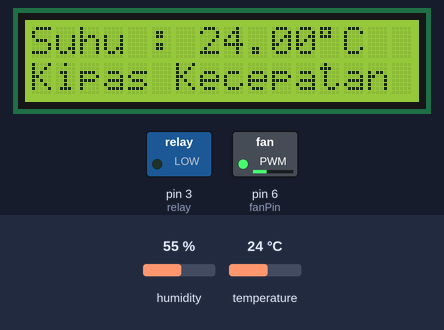
This sketch was run on a simulated Arduino Uno, built with avr-gcc and run on an emulated ATmega328P. Shown: 16×2 character LCD, switched loads named in the sketch (green lamp = pin HIGH). The test bench sets the inputs (shaded band); at power-on: temperature 24 °C, humidity 55 %.

Above: at 4.2 s.
4.3 s: temperature set to 22 °C
At 5.8 s:
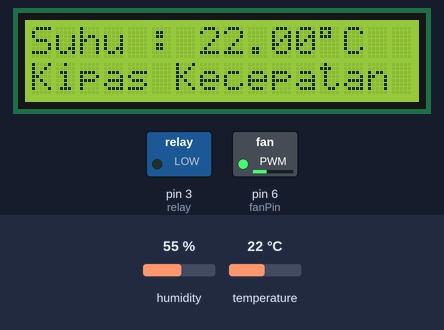
7.1 s: temperature set to 19 °C
At 8.1 s:
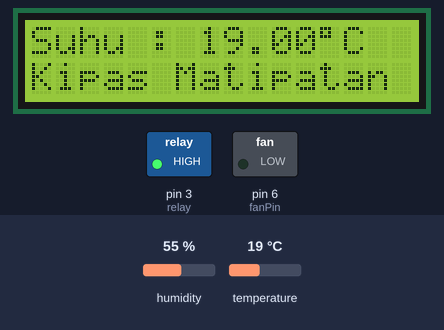
9.9 s: temperature set to 33 °C
At 12.4 s:
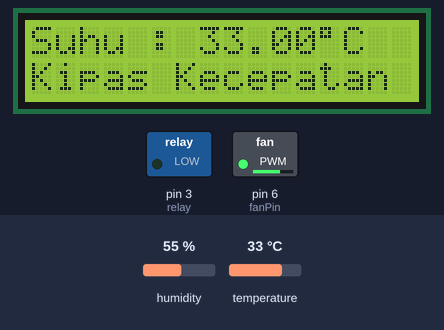
12.9 s: temperature set to 37 °C
At 14.9 s:
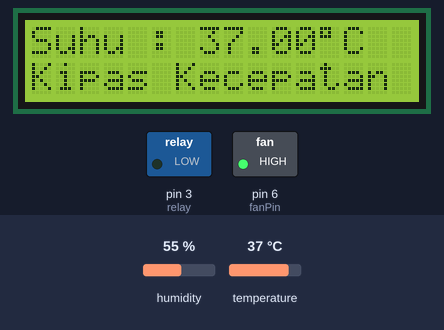
Timing chart, 0 to 16.4 s (numbered marks = the images above; inputs shaded):
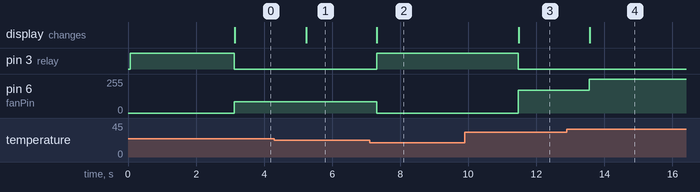

Measured:
- the behaviour switches between 21 and 20 °C on temperature (found by bisection; images 1 and 2)
- the behaviour switches between 35 and 36 °C on temperature (found by bisection; images 3 and 4)
- after the input at 4.3 s, the display: changes after 0.93 s (image 1)
- after the input at 7.1 s, pin 3 (relay): LOW → HIGH after 0.21 s; pin 6 (fanPin): 85/255 → 0/255 after 0.21 s; the display: changes after 0.22 s (image 2)
- after the input at 9.9 s, pin 3 (relay): HIGH → LOW after 1.6 s; pin 6 (fanPin): 0/255 → 170/255 after 1.6 s; the display: changes after 1.6 s (image 3)
- after the input at 12.9 s, pin 6 (fanPin): 170/255 → 255/255 after 0.66 s; the display: changes after 0.67 s (image 4)

The sketch:

kontrol_kipas.ino
```cpp
#include <Wire.h>
#include <LiquidCrystal_I2C.h>
#include "DHT.h"

#define DHTPIN 2           // Pin untuk DHT11 sensor
#define relay 3            // Pin untuk relay (jika diperlukan)
#define DHTTYPE DHT11      // Jenis sensor DHT11
#define fanPin 6           // Pin PWM untuk mengendalikan kecepatan kipas

DHT dht(DHTPIN, DHTTYPE);
LiquidCrystal_I2C lcd(0x27, 16, 2);  // Alamat I2C untuk LCD

void setup() {
  Serial.begin(115200);
  dht.begin();
  lcd.init();
  lcd.backlight();
  pinMode(relay, OUTPUT);
  pinMode(fanPin, OUTPUT);  // Set pin PWM untuk kipas
  digitalWrite(relay, 1);
  lcd.setCursor(0, 0);
  lcd.print("Rio_201020100020");
  delay(3000);
  lcd.clear();
}

void loop() {
  float t = dht.readTemperature();  // Membaca suhu dari sensor DHT11

  if (isnan(t)) {
    Serial.println(F("Failed to read from DHT sensor!"));
    return;
  }

  lcd.setCursor(0, 0);
  lcd.print("Suhu : ");
  lcd.print(t);
  lcd.print((char)223);  // Menampilkan simbol derajat Celsius
  lcd.print("C");
  lcd.print("    ");

  // Menentukan kecepatan kipas berdasarkan suhu
  if (t > 35) {
    analogWrite(fanPin, 255);  // Kecepatan maksimal (PWM 255)
    digitalWrite(relay, 0);    // Menghidupkan kipas
    lcd.setCursor(0, 1);
    lcd.print("Kipas Kecepatan 3");
  } else if (t > 28 && t <= 35) {
    analogWrite(fanPin, 170);  // Kecepatan sedang (PWM 170)
    digitalWrite(relay, 0);    // Menghidupkan kipas
    lcd.setCursor(0, 1);
    lcd.print("Kipas Kecepatan 2");
  } else if (t > 20 && t <= 28) {
    analogWrite(fanPin, 85);   // Kecepatan rendah (PWM 85)
    digitalWrite(relay, 0);    // Menghidupkan kipas
    lcd.setCursor(0, 1);
    lcd.print("Kipas Kecepatan 1");
  } else {
    analogWrite(fanPin, 0);    // Kipas mati
    digitalWrite(relay, 1);    // Mematikan kipas
    lcd.setCursor(0, 1);
    lcd.print("Kipas Mati");
  }

  delay(1000);  // Delay 1 detik untuk pembaruan data
}
```
